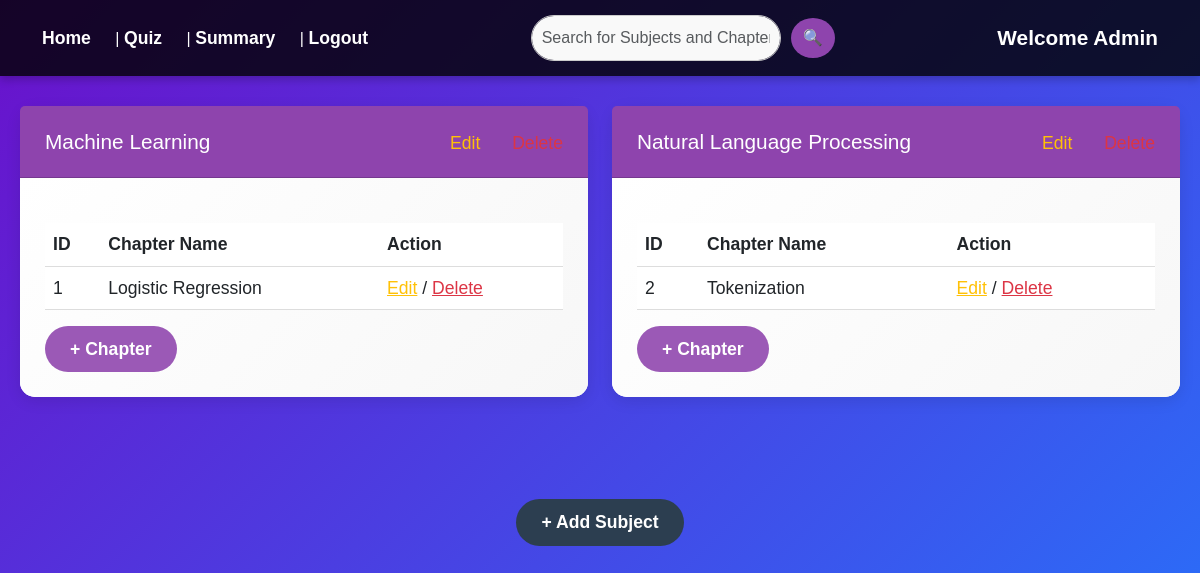
Before: /admin_dashboard with the older database file.
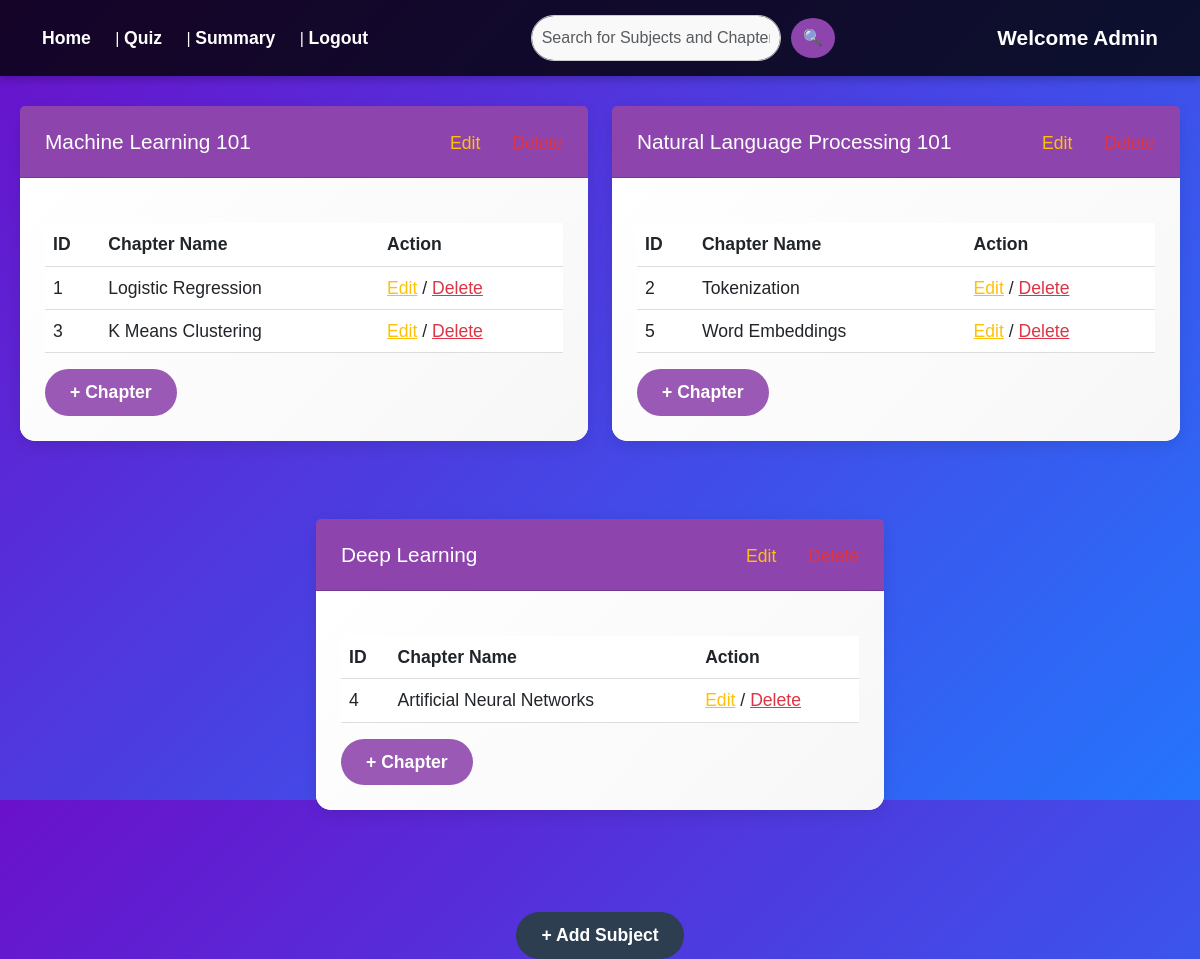
After: the same page with the newer database file.
### models/models.py (models this page shows, shortened)
class Subject(db.Model):
    id=db.Column(db.Integer, primary_key=True)
    name=db.Column(db.String(100), unique=True, nullable=False)
    description=db.Column(db.Text)
    chapters=db.relationship('Chapter', backref='subject', lazy=True)

class Chapter(db.Model):
    id=db.Column(db.Integer, primary_key=True)
    name=db.Column(db.String(100), nullable=False)
    description=db.Column(db.Text)
    subject_id=db.Column(db.Integer, db.ForeignKey('subject.id'), nullable=False)
    quizzes=db.relationship('Quiz', backref='chapter', lazy=True)

### app.py (the view, shortened to what this page needs)
@app.route('/admin_dashboard', methods=['GET'])
def admin_dashboard():
    search_query = request.args.get('search')
    subjects = Subject.query.all()
    return render_template('admin_dashboard.html', subjects=subjects)

### templates/admin_dashboard.html (shortened to what this page needs)
<!DOCTYPE html>
<html lang="en">
<head>
    <link rel="stylesheet" href="https://cdn.jsdelivr.net/npm/bootstrap@5.3.0/dist/css/bootstrap.min.css">
    <link rel="stylesheet" href="{{ url_for('static', filename='css/admin_dashboard.css') }}">
</head>
<body>
    <nav class="navbar">
        <div class="container-fluid d-flex justify-content-between align-items-center">
            <div class="nav-links">
                <a href="{{ url_for('admin_dashboard') }}">Home</a> |
                <a href="{{ url_for('quiz_management') }}">Quiz</a> |
                <a href="{{ url_for('summary') }}">Summary</a> |
                <a href="{{ url_for('logout') }}">Logout</a>
            </div>
            <form action="{{ url_for('admin_dashboard') }}" method="GET" class="search-container d-flex">
                <input type="text" class="form-control search-input" name="search"
                       placeholder="Search for Subjects and Chapter Names" value="{{ search_query }}">
                <button type="submit" class="btn search-button">🔍</button>
            </form>
            <span class="admin-welcome">Welcome Admin</span>
        </div>
    </nav>
    <div class="container">
        {% if not subjects %}
            <h2 class="text-center text-danger mt-5">404 Not Found</h2>
            <div class="text-center">
                <a href="{{ url_for('admin_dashboard') }}" class="btn btn-secondary mt-3">Go Back to Home</a>
            </div>
        {% else %}
            <div class="row justify-content-center">
                {% for subject in subjects %}
                <div class="col-md-6 mb-5">
                    <div class="card">
                        <div class="card-header d-flex justify-content-between align-items-center">
                            <span>{{ subject.name }}</span>
                            <div>
                                <a href="{{ url_for('edit_subject', subject_id=subject.id) }}" class="text-warning me-3">Edit</a>
                                <a href="{{ url_for('delete_subject', subject_id=subject.id) }}" class="text-danger">Delete</a>
                            </div>
                        </div>
                        <div class="card-body">
                            <table class="table">
                                <thead>
                                    <tr>
                                        <th>ID</th>
                                        <th>Chapter Name</th>
                                        <th>Action</th>
                                    </tr>
                                </thead>
                                <tbody>
                                    {% for chapter in subject.chapters %}
                                    <tr>
                                        <td>{{chapter.id }}</td>
                                        <td>{{ chapter.name }}</td>
                                        <td>
                                            <a href="{{ url_for('edit_chapter', chapter_id=chapter.id) }}" class="text-warning">Edit</a> /
                                            <a href="{{ url_for('delete_chapter', chapter_id=chapter.id) }}" class="text-danger">Delete</a>
                                        </td>
                                    </tr>
                                    {% endfor %}
                                </tbody>
                            </table>
                            <form action="{{ url_for('add_chapter', subject_id=subject.id) }}" method="POST">
                                <button type="submit" class="btn btn-add-chapter">+ Chapter</button>
                            </form>
                        </div>
                    </div>
                </div>
                {% endfor %}
            </div>
        {% endif %}
    <div class="text-center mt-4">
        <a href="{{ url_for('add_subject') }}" class="btn btn-primary">+ Add Subject</a>
    </div>
</div>
</body>
</html>

### static/css/admin_dashboard.css (style rules this page uses)
body { font-family: 'Poppins', sans-serif; background: linear-gradient(135deg, #6a11cb, #2575fc); color: #fff; margin: 0; padding: 0; height: 100vh; overflow-x: hidden; }
.navbar { background-color: rgba(0, 0, 0, 0.8); color: white; padding: 15px 30px; box-shadow: 0 4px 8px rgba(0, 0, 0, 0.2); }
.navbar .nav-links a { color: white; text-decoration: none; margin-right: 20px; font-weight: 600; font-size: 1.1rem; transition: color 0.3s ease; }
.navbar .search-container { display: flex; align-items: center; }
.navbar .search-input { width: 250px; padding: 10px; border-radius: 30px; border: 1px solid #ccc; font-size: 1rem; margin-right: 10px; background-color: #f9f9f9; }
.navbar .search-button { background-color: #8e44ad; border: none; padding: 8px 12px; border-radius: 50%; cursor: pointer; transition: background-color 0.3s ease; }
.navbar .admin-welcome { font-weight: 600; font-size: 1.3rem; margin-left: 20px; }
.container { max-width: 1200px; margin: 30px auto; padding: 0 20px; }
.card { border: none; box-shadow: 0 4px 15px rgba(0, 0, 0, 0.1); border-radius: 15px; background-color: #fff; margin-bottom: 30px; transition: transform 0.3s ease; }
.card-header { background-color: #8e44ad; color: white; font-size: 1.3rem; padding: 20px 25px; border-radius: 15px 15px 0 0; display: flex; justify-content: space-between; align-items: center; }
.card-header a { color: white; font-size: 1.1rem; text-decoration: none; margin-left: 10px; }
.card-body { padding: 25px; }
table { width: 100%; border-collapse: collapse; margin-top: 20px; }
th, td { padding: 12px 20px; text-align: left; font-size: 1.1rem; border-bottom: 1px solid #ddd; }
thead { background-color: #8e44ad; color: white; }
.btn-primary, .btn-secondary, .btn-add-chapter { border-radius: 25px; padding: 10px 25px; font-size: 1.1rem; font-weight: 600; border: none; transition: all 0.3s ease; }
.btn-primary { background-color: #2c3e50; color: white; }
.btn-add-chapter { background-color: #9b59b6; color: white; }
.card-body { background: linear-gradient(135deg, #fff, #f7f7f7); border-radius: 0 0 15px 15px; }

Changed rows visible on the page:
changed Subject: name "Machine Learning" → "Machine Learning 101"
added Chapter: id "3", name "K Means Clustering", shown under Subject "Machine Learning 101"
changed Subject: name "Natural Language Processing" → "Natural Language Processing 101"
added Chapter: id "5", name "Word Embeddings", shown under Subject "Natural Language Processing 101"
added Subject: name "Deep Learning"
added Chapter: id "4", name "Artificial Neural Networks", shown under "Deep Learning"
